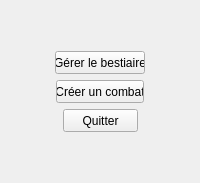
      <widget class="QWidget" name="homepage">
       <layout class="QGridLayout" name="gridLayout">
        <item row="0" column="0">
         <layout class="QVBoxLayout" name="homepageLayout">
          <property name="sizeConstraint">
           <enum>QLayout::SetFixedSize</enum>
          </property>
          <item>
           <spacer name="homepageUpSpacer">
            <property name="orientation">
             <enum>Qt::Vertical</enum>
            </property>
            <property name="sizeHint" stdset="0">
             <size>
              <width>20</width>
              <height>40</height>
             </size>
            </property>
           </spacer>
          </item>
          <item>
           <layout class="QHBoxLayout" name="bestiaryLayout">
            <item>
             <spacer name="bestiaryLeftSpacer">
              <property name="orientation">
               <enum>Qt::Horizontal</enum>
              </property>
              <property name="sizeHint" stdset="0">
               <size>
                <width>40</width>
                <height>20</height>
               </size>
              </property>
             </spacer>
            </item>
            <item>
             <widget class="QPushButton" name="bestiaryButton">
              <property name="minimumSize">
               <size>
                <width>90</width>
                <height>23</height>
               </size>
              </property>
              <property name="maximumSize">
               <size>
                <width>90</width>
                <height>23</height>
               </size>
              </property>
              <property name="text">
               <string>Gérer le bestiaire</string>
              </property>
             </widget>
            </item>
            <item>
             <spacer name="bestiaryRightSpacer">
              <property name="orientation">
               <enum>Qt::Horizontal</enum>
              </property>
              <property name="sizeHint" stdset="0">
               <size>
                <width>40</width>
                <height>20</height>
               </size>
              </property>
             </spacer>
            </item>
           </layout>
          </item>
          <item>
           <layout class="QHBoxLayout" name="createBattleLayout">
            <item>
             <spacer name="createBattleLeftSpacer">
              <property name="orientation">
               <enum>Qt::Horizontal</enum>
              </property>
              <property name="sizeHint" stdset="0">
               <size>
                <width>40</width>
                <height>20</height>
               </size>
              </property>
             </spacer>
            </item>
            <item>
             <widget class="QPushButton" name="createBattleButton">
              <property name="minimumSize">
               <size>
                <width>88</width>
                <height>23</height>
               </size>
              </property>
              <property name="maximumSize">
               <size>
                <width>88</width>
                <height>23</height>
               </size>
              </property>
              <property name="text">
               <string>Créer un combat</string>
              </property>
             </widget>
            </item>
            <item>
             <spacer name="createBattleRightSpacer">
              <property name="orientation">
               <enum>Qt::Horizontal</enum>
              </property>
              <property name="sizeHint" stdset="0">
               <size>
                <width>40</width>
                <height>20</height>
               </size>
              </property>
             </spacer>
            </item>
           </layout>
          </item>
          <item>
           <layout class="QHBoxLayout" name="quitLayout">
            <item>
             <spacer name="quitLeftSpacer">
              <property name="orientation">
               <enum>Qt::Horizontal</enum>
              </property>
              <property name="sizeHint" stdset="0">
               <size>
                <width>40</width>
                <height>20</height>
               </size>
              </property>
             </spacer>
            </item>
            <item>
             <widget class="QPushButton" name="quitButton">
              <property name="minimumSize">
               <size>
                <width>75</width>
                <height>23</height>
               </size>
              </property>
              <property name="maximumSize">
               <size>
                <width>75</width>
                <height>23</height>
               </size>
              </property>
              <property name="text">
               <string>Quitter</string>
              </property>
             </widget>
            </item>
            <item>
             <spacer name="quitRightSpacer">
              <property name="orientation">
               <enum>Qt::Horizontal</enum>
              </property>
              <property name="sizeHint" stdset="0">
               <size>
                <width>40</width>
                <height>20</height>
               </size>
              </property>
             </spacer>
            </item>
           </layout>
          </item>
          <item>
           <spacer name="homepageDownSpacer">
            <property name="orientation">
             <enum>Qt::Vertical</enum>
            </property>
            <property name="sizeHint" stdset="0">
             <size>
              <width>20</width>
              <height>40</height>
             </size>
            </property>
           </spacer>
          </item>
         </layout>
        </item>
       </layout>
      </widget>
